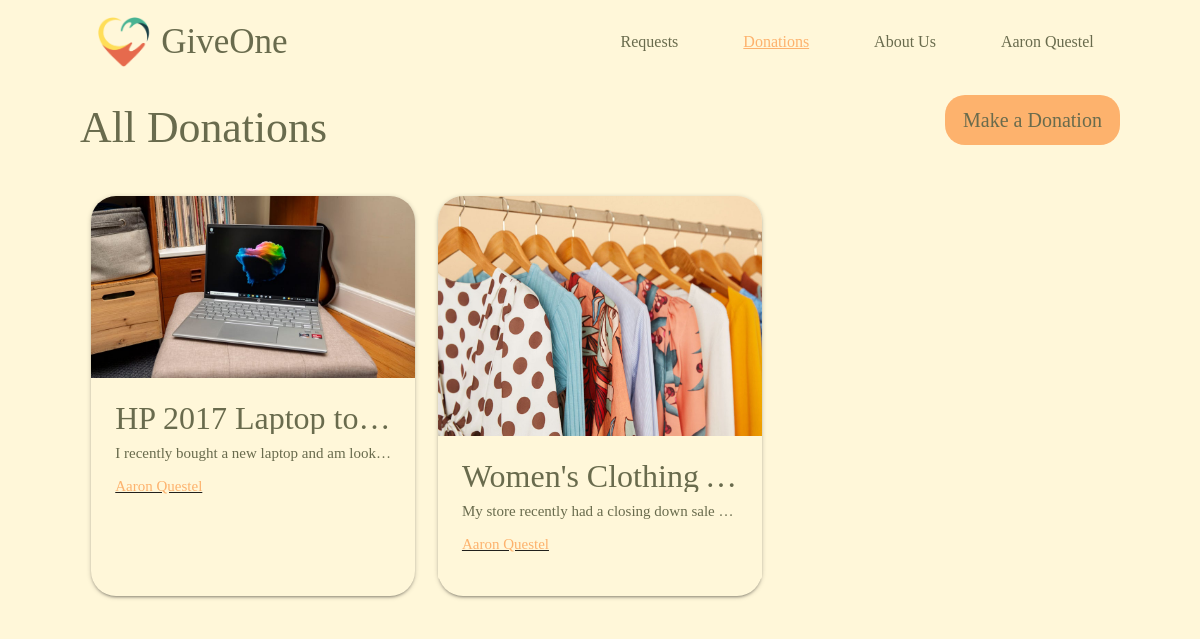
Screenshot of /all_donations (signed in) with the database file from the repository.
### models.py (models this page shows, shortened)
class User(UserMixin, db.Model):
    id = db.Column(db.Integer, primary_key=True)
    username = db.Column(db.String(80), unique=True, nullable=False)
    email = db.Column(db.String(120), unique=True, nullable=False)
    password = db.Column(db.String(120), nullable=False)
    requests = db.relationship('Requests', backref='user', lazy=True, cascade="all, delete-orphan")     #get all requests by user
    donations = db.relationship('Donations', backref='user', lazy=True, cascade="all, delete-orphan")   #get all donations for user
    uploads = db.relationship('Upload', backref='user', lazy=True, cascade="all, delete-orphan")

class Donations(db.Model):
    donid = db.Column(db.Integer, primary_key=True)
    title = db.Column(db.String(180), nullable=False)
    body = db.Column(db.String(1000), nullable=False)
    don_items = db.Column(db.String(2000), nullable=False)
    directions = db.Column(db.String(1000), nullable=False)
    note = db.Column(db.String(1000), nullable=False)
    userid  = db.Column(db.Integer, db.ForeignKey('user.id'), nullable=False)
    requested = db.Column(db.Boolean, default=False)
    requestor_username = db.Column(db.String(180), nullable=False, default="")
    requestor_email =  db.Column(db.String(180), nullable=False, default="")
    donation_image = db.relationship('Donation_Image', backref='donations', lazy=True, cascade="all, delete-orphan", uselist=False)

class Donation_Image(db.Model):
  img_id = db.Column(db.Integer, primary_key=True)
  filename = db.Column(db.String, nullable=False)
  donid = db.Column(db.Integer, db.ForeignKey('donations.donid'), nullable=False)
  def get_url(self):
    return f'/uploads/{self.filename}'

### app.py (the view)
@app.route('/all_donations', methods=['GET'])
@login_required
def all_donations():
  donations = Donations.query.all()
  return render_template('all_donations.html', donations=donations)

### app.py (called while the page is built)
@login_manager.user_loader
def load_user(user_id):
    return User.query.get(user_id)

### templates/all_donations.html (shortened to what this page needs)
<!DOCTYPE html>
<html lang="en">
    <head>
        <link rel="stylesheet" href="{{ url_for('static', filename='/all_requests.css') }}">
        <link rel="stylesheet" href="https://cdnjs.cloudflare.com/ajax/libs/materialize/1.0.0/css/materialize.min.css">
    </head>
    <body onload="show_toasts()">
        <div class="mycontainer">
            <div class="row">
                <nav class="col s12 nav-bar">
                    <a class="logo-div" href="{{ url_for('homepage') }}">
                        <img src="{{ url_for('static', filename='/GiveOneLogo.png') }}" alt="GiveOne logo" class="logo">
                        <h1 class="title text">GiveOne</h1>
                     </a>
                    <ul class="nav-items">
                        <li> <a class="nav-item text hide-on-med-and-down browser-default" href="{{ url_for('all_requests') }}">Requests</a> </li>
                        <li> <a class="current-page nav-item text hide-on-med-and-down" href="{{ url_for('all_donations') }}">Donations</a> </li>
                        <li> <a class="nav-item text hide-on-med-and-down" href="{{ url_for('about_us') }}">About Us</a> </li>
                        <li> <a class="profile nav-item text hide-on-med-and-down" href="{{ url_for('profile') }}">{{ current_user.username }}</a> </li>
                    </ul>
                </nav>
            </div>
        </div>
        <div class="mycontainer">
            <div class="row">
                <h3 class="page-title text">All Donations</h3>
            </div>
            <div class="row">
                {% for donation in donations %}
                    {% if donation.requested == False %}
                    <a href="/donation_page/{{donation.donid}}">
                        <div class="col s12 m6 l4" >
                            <div class="card hoverable medium">
                                <div class="card-image">
                                    <img src="{{ donation.donation_image.get_url() }}">
                                </div>
                                <div class="card-content">
                                    <span class="card-title text truncate">{{ donation.title }}</span>
                                    <p class="card-text text truncate">{{ donation.body }} </p>
                                    <div class="card-creator">
                                        <a class="profile-link text">{{ donation.user.username }}</a>
                                    </div>
                                </div>
                            </div>
                        </div>
                    </a>
                    {% endif %}
                {%  endfor %}
            </div>
        </div>
        <button data-target="form-modal" class="button modal-trigger text">Make a Donation</button>
    </body>
</html>

### static/all_requests.css (style rules this page uses)
* { box-sizing: border-box; border: 0; margin: 0; padding: 0; font-family: 'Playfair Display', serif; }
body { background-color: #FFF7D9; }
.text { color: #696B4D; }
.mycontainer { margin-left: 80px; margin-right: 80px; }
.nav-bar { margin-top: 10px; width: 100vw; background-color: #FFF7D9; display: flex; flex-direction: row; box-shadow: none; }
.logo-div { display: flex; align-items: center; text-decoration: none; }
.logo { height: 50px; width: 70px; object-fit: fill; }
.title { padding: 0; margin: 0; font-size: 35px; font-weight: 400; }
.nav-items { margin-left: auto; }
.nav-item { margin-left: 35px; font-size: 16px; font-weight: 50; transition: font-size 0.2s; }
.current-page { color: #FDB26D; font-weight: 100; text-decoration: underline; }
.card-image { border-top-left-radius: 25px !important; border-top-right-radius: 25px !important; }
.card { border-radius: 25px !important; background-color: #FFF7D9 !important; }
.card-content { background-color: #FFF7D9 !important; }
.card-title { font-size: 32px !important; }
.card-text { margin-top: 10px; height: 100%; width: 100%; }
.card-creator { text-decoration: underline; margin-top: 10px; vertical-align: bottom; }
.profile-link { color: #FDB26D; }
.button { background-color: #FDB26D; height: 50px; width: 175px; text-align: center; font-size: 20px; font-weight: 300; border-radius: 20px; font-family: 'Playfair Display', serif; margin: 15px auto 0px auto; transition: color height width; }
.modal-trigger { position: absolute; top: 80px; right:80px; }

### rows the page displays
User: username "Aaron Questel"
Donations: donation_image.get_url (picture), title "HP 2017 Laptop to…", body "I recently bought a new laptop and am look…", user.username "Aaron Questel"
Donations: donation_image.get_url (picture), title "Women's Clothing…", body "My store recently had a closing down sale…", user.username "Aaron Questel"
